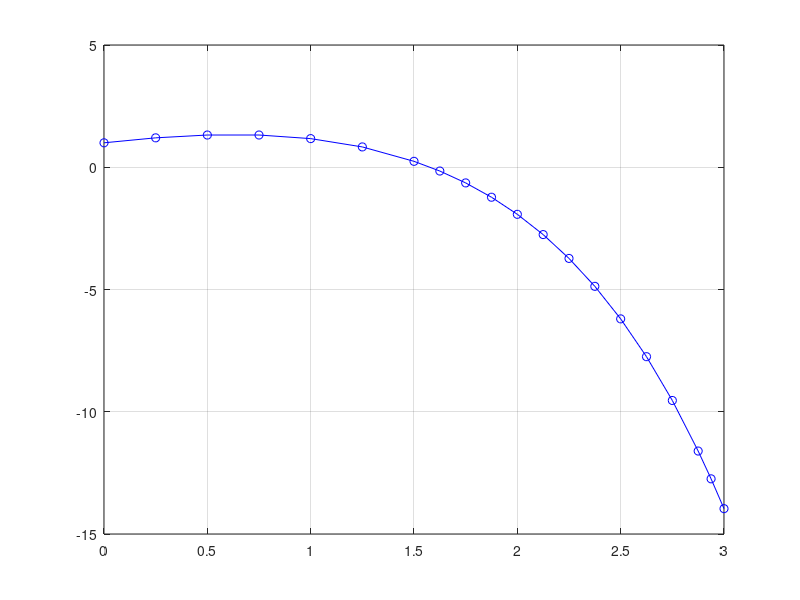

Write MATLAB code to recreate this figure.
function adaptive

f = @(t,x) x-2*t;
time = 3;
tolerance = .2;
t(1) = 0;
x(1) = 1;

h = 1;
i = 1;
% The adaptive step size is the same no matter what method you use
% Stiff equation stiff ode is an ode which is difficult to solve numerically
% Stiff solvers, finds the derivative in future time
while t(i) < time
  K1 = h*f(t(i),x(i)); % 6 k values
  K2 = h*f(t(i)+h,x(i)+K1);
  K3  = h*f(t(i)+h,x(i)+K2);
  x_RK3 =  x(i) + ( K1 + K2 + K3)/3;
  x_Euler = x(i) +  K1;
  if abs(x_RK3-x_Euler) < tolerance
    x(i+1) = x_RK3;
    t(i+1) = t(i) + h;
    h = 2*h;
    i = i+1;
  else
    h = h/2;
  end
end

plot(t,x,'bo-');
grid
